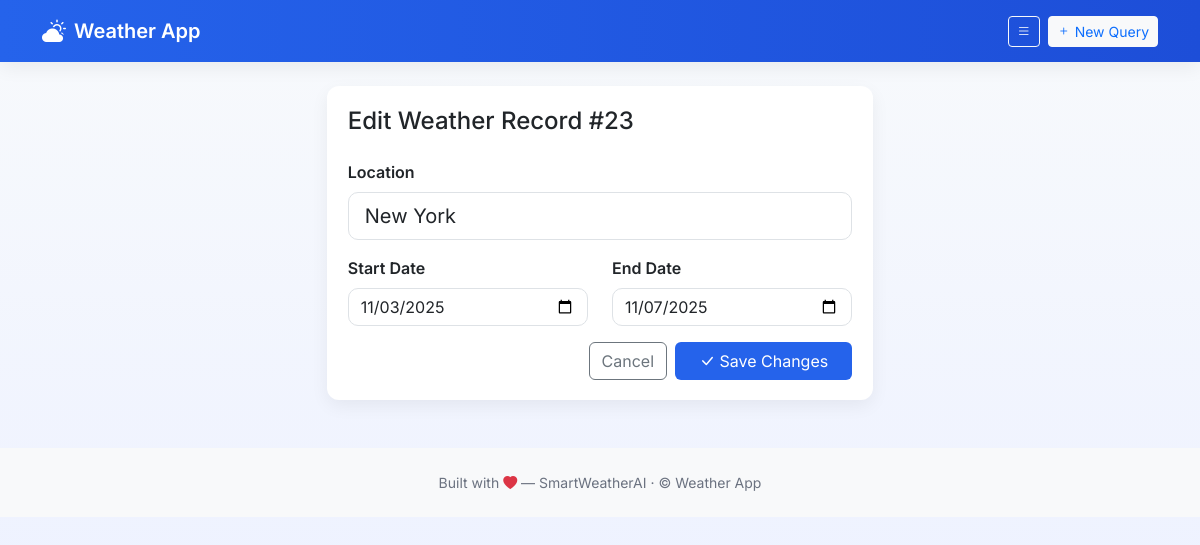
The page /edit/23 on the database its author committed.
### models.py (models this page shows, shortened)
class WeatherRequest(db.Model):
    __tablename__ = "weather_requests"
    id = db.Column(db.Integer, primary_key=True)
    user_input = db.Column(db.String(256), nullable=False)
    resolved_name = db.Column(db.String(256))
    lat = db.Column(db.Float)
    lon = db.Column(db.Float)
    start_date = db.Column(db.String(20))
    end_date = db.Column(db.String(20))
    weather_json = db.Column(db.Text)
    created_at = db.Column(db.DateTime, default=datetime.utcnow)
    ai_summary = db.Column(db.Text)

### app.py (the view, shortened to what this page needs)
@app.route("/edit/<int:id>", methods=["GET","POST"])
def edit(id):
    rec = WeatherRequest.query.get_or_404(id)
    return render_template("edit.html", rec=rec)

### templates/edit.html
{% extends "base.html" %}
{% block content %}
<div class="row justify-content-center">
    <div class="col-md-8 col-lg-6">
        <div class="card shadow-sm">
            <div class="card-body">
                <h4 class="card-title mb-4">Edit Weather Record #{{ rec.id }}</h4>
                <form method="post">
                    <div class="mb-3">
                        <label class="form-label fw-semibold">Location</label>
                        <input class="form-control form-control-lg" name="location" value="{{ rec.user_input }}">
                    </div>
                    <div class="row">
                        <div class="col-md-6">
                            <div class="mb-3">
                                <label class="form-label fw-semibold">Start Date</label>
                                <input class="form-control" type="date" name="start_date" value="{{ rec.start_date }}">
                            </div>
                        </div>
                        <div class="col-md-6">
                            <div class="mb-3">
                                <label class="form-label fw-semibold">End Date</label>
                                <input class="form-control" type="date" name="end_date" value="{{ rec.end_date }}">
                            </div>
                        </div>
                    </div>
                    <div class="d-grid gap-2 d-md-flex justify-content-md-end">
                        <a class="btn btn-outline-secondary" href="{{ url_for('view', id=rec.id) }}">Cancel</a>
                        <button class="btn btn-primary px-4" type="submit">
                            <i class="bi bi-check-lg"></i> Save Changes
                        </button>
                    </div>
                </form>
            </div>
        </div>
    </div>
</div>
{% endblock %}

### static/styles.css (style rules this page uses)
:root { --brand-500: #2563eb; --brand-600: #1d4ed8; --muted: #6b7280; --surface: #ffffff; --glass: rgba(255, 255, 255, 0.6); }
body { font-family: 'Inter', system-ui, -apple-system, 'Segoe UI', Roboto, 'Helvetica Neue', Arial; background: linear-gradient(180deg, #f8fafc 0%, #eef2ff 100%); padding-bottom: 60px; color: #0f172a; }
.card { border: none; border-radius: 12px; }
.card .card-body { padding: 1.3rem; }
h1, h2, h3, h4 { color: #0b1220; }
.btn-primary { background: var(--brand-500); border: none; }
.form-control { border-radius: 10px; box-shadow: none; }
.shadow-sm { box-shadow: 0 6px 18px rgba(2, 6, 23, 0.06) !important; }

### rows shown on the page
WeatherRequest: id "23", location "New York", start_date "11/03/2025", end_date "11/07/2025"

### other values the page prints
{{ config.get('APP_NAME',
            'Weather App') }} "Weather App"
